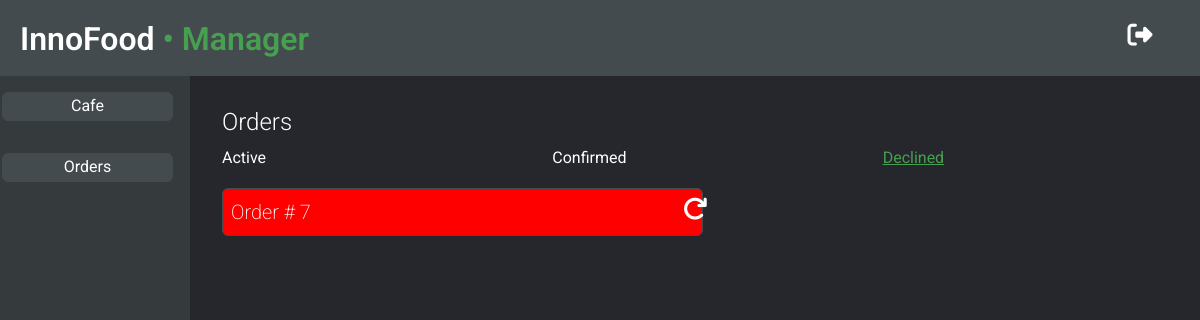
/manager/declined/ (signed in), run on an earlier commit of the app's database.
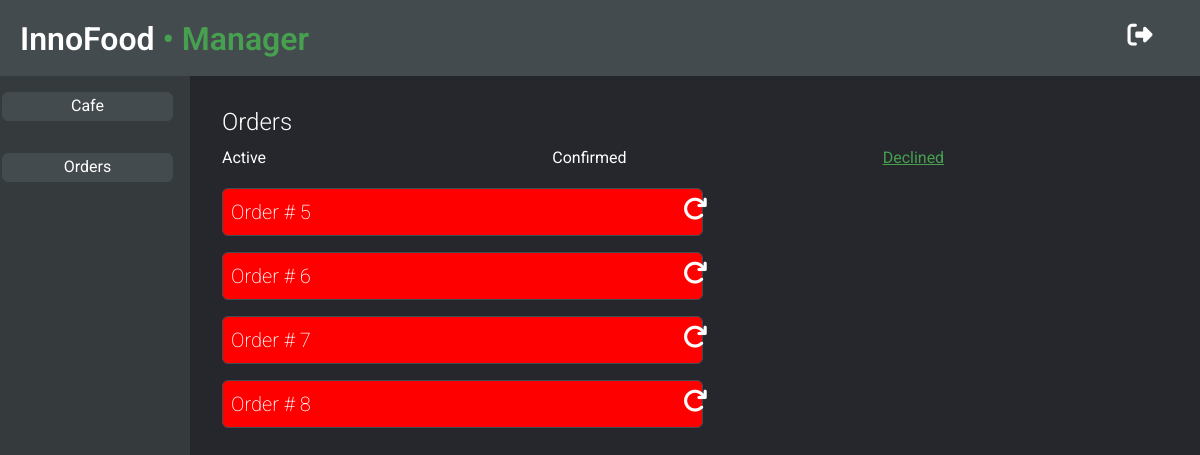
And on a later commit of the database.
### core/models.py (models this page shows, shortened)
class Order(models.Model):
    destination = models.CharField(max_length=400)
    cafe = models.ForeignKey(Cafe, on_delete=models.CASCADE)
    customer = models.ForeignKey(settings.AUTH_USER_MODEL, on_delete=models.CASCADE)
    confirmed = models.BooleanField(default=False)
    visible = models.BooleanField(default=True)

### core/views.py (the view)
# urls.py: path('manager/declined/', views.ManagerOrdersDeclined.as_view(), name='manager_declined'),
class ManagerOrdersDeclined(ListView):
    model = Order
    template_name = 'core/managerDeclinedOrders.html'
    def get_queryset(self):
        cafe_id = Cafe.objects.get(manager=self.request.user)
        qs = Order.objects.filter(visible=False).filter(cafe=cafe_id)
        return qs

### core/templates/core/managerDeclinedOrders.html
{% extends 'core/manager_base.html' %}
{% block main %}
<h4>Orders</h4>
<div class="row managerMain__menu">
    <div class="col-4"><a href="/manager/orders/">Active</a></div>
    <div class="col-4 "><a href="/manager/confirmed/">Confirmed</a></div>
    <div class="col-4 managerMain__menu_active">Declined</div>
</div>
{% for order in object_list %}
<div class="manager__order manager__order_declined">
    <div class="row justify-content-between">
        <div class="col-6">
            <p>Order # {{ order.id }}</p>
        </div>
        <div class="col-1">
            <a href="/manager/switch_order/{{order.id}}/1"><i class="fas fa-redo"></i></a>
        </div>
    </div>
</div>
{% endfor %}
{% endblock %}

What changed in the data, as far as the page shows it:
now on this page (row edited): Order: id "5"
now on this page (row edited): Order: id "6"
added Order: id "8"
